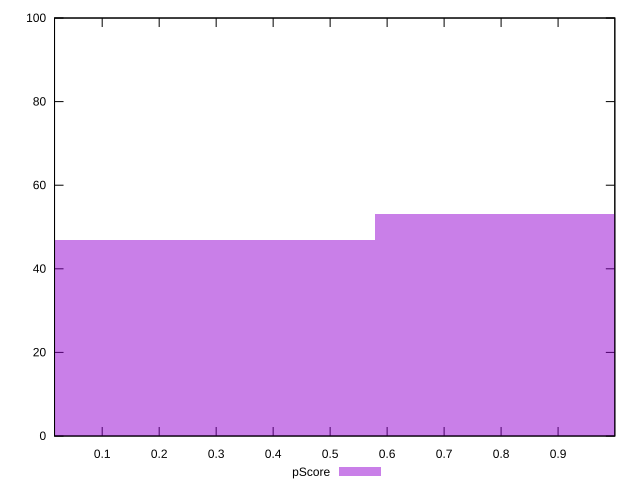

The gnuplot source for this figure:
reset

$pScore <<EOF
0 47
1.158455866877244 53
EOF

set key outside below
set boxwidth 1.158455866877244
set xrange [0.016367517605824722:0.9995662470557464]
set yrange [0:100]
set trange [0:100]
set style fill transparent solid 0.5 noborder
set terminal svg size 640, 490 enhanced background rgb 'white'
set output "reports/report_00027_2021-02-24T12-40-31.850Z/interactive/samples/agenda/pScore/histogram.svg"

plot $pScore title "pScore" with boxes

reset
